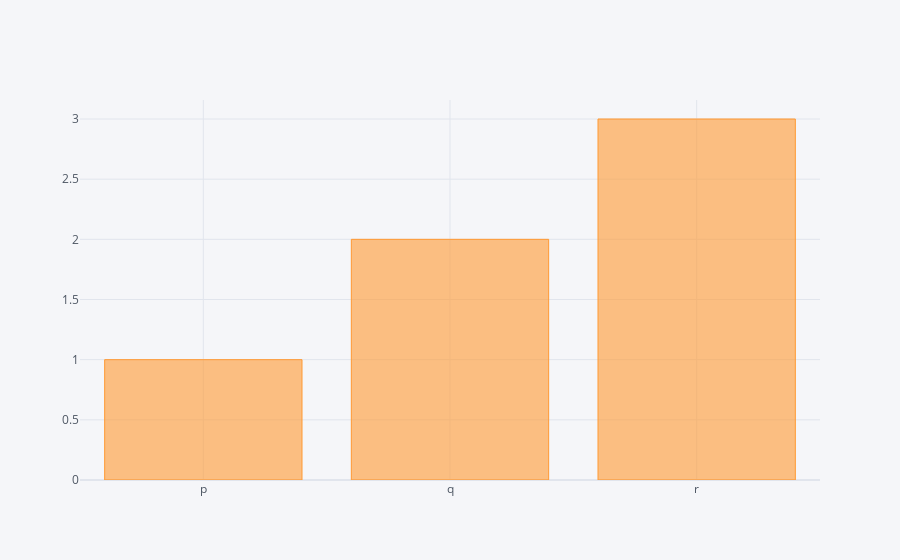

The notebook cell saved with this chart:
### Code cell
df2.iplot(kind = 'bar', x = 'x', y = 'y')

### Figure 1 — Plotly figure (JSON) as saved in the notebook; plotly's stock layout.template omitted (floating-point values rounded to 4 significant figures)
{"data": [{"marker": {"color": "rgba(255, 153, 51, 0.6)", "line": {"color": "rgba(255, 153, 51, 1.0)", "width": 1}}, "name": "y", "orientation": "v", "text": "", "type": "bar", "x": ["p", "q", "r"], "y": [1, 2, 3]}], "layout": {"legend": {"bgcolor": "#F5F6F9", "font": {"color": "#4D5663"}}, "paper_bgcolor": "#F5F6F9", "plot_bgcolor": "#F5F6F9", "title": {"font": {"color": "#4D5663"}}, "xaxis": {"gridcolor": "#E1E5ED", "showgrid": true, "tickfont": {"color": "#4D5663"}, "title": {"font": {"color": "#4D5663"}, "text": ""}, "zerolinecolor": "#E1E5ED"}, "yaxis": {"gridcolor": "#E1E5ED", "showgrid": true, "tickfont": {"color": "#4D5663"}, "title": {"font": {"color": "#4D5663"}, "text": ""}, "zerolinecolor": "#E1E5ED"}}}
